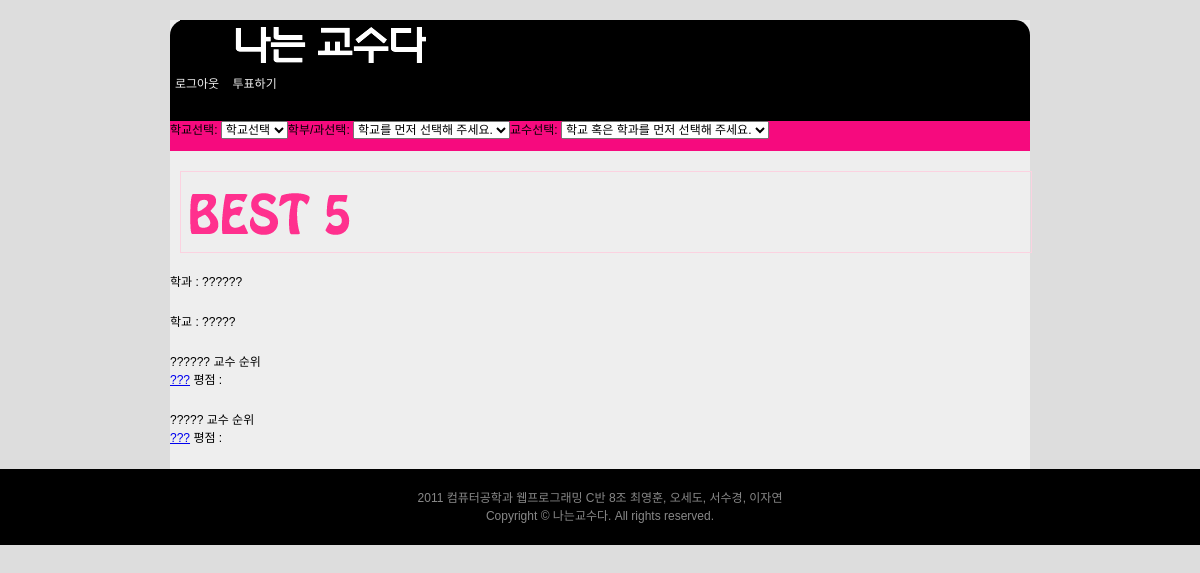
Screenshot of /mypage.php (signed in) with the database file from the repository.
### tables this page shows
CREATE TABLE majors(
  id INT UNSIGNED PRIMARY KEY AUTO_INCREMENT,
  name VARCHAR(30) NOT NULL,
  `created_at` TIMESTAMP DEFAULT CURRENT_TIMESTAMP,
  university_id INT UNSIGNED  
);

CREATE TABLE universities(
  id INT UNSIGNED PRIMARY KEY AUTO_INCREMENT,
  name VARCHAR(30) NOT NULL,
  `created_at` TIMESTAMP DEFAULT CURRENT_TIMESTAMP
);

CREATE TABLE professor_infos(
  id INT UNSIGNED PRIMARY KEY AUTO_INCREMENT,
  `created_at` TIMESTAMP DEFAULT CURRENT_TIMESTAMP,
  professor_id INT UNSIGNED,
  user_id INT UNSIGNED,
  major_id INT UNSIGNED,
  name VARCHAR(30) NOT NULL,
  photo VARCHAR(100),
  content TEXT
);

### model.php (called while the page is built, shortened)
<?php
class Model{
  var $data;
  function fetch($table, $columns, $options = ""){
    if(count($columns) == 1){
      $column_string = $columns[0];
    }
    if(count($columns) > 1){
      $column_string = implode(",",$columns);
    }
    $query = "SELECT {$column_string} FROM {$table} {$options};";
    $result = mysql_query($query);
    if($result){
      $count = 0;
      while($row = mysql_fetch_array($result)){
        foreach($columns as $column){
          $this->data[$count][$column] = $row[$column];
        }
        $count++;
      }
    }
    else{
      echo "no result";
    }
  }
  function to_array(){
    return $this->data;
  }
}
?>

### professors.php (called while the page is built, shortened)
<?php
require_once "model.php";
class Professors{
  var $professors;
  function find_professor_by_major_id($id){
    $professors_model = new Model;
    $professors_model->fetch("professors", array("id"), "WHERE major_id='{$id}'");
    $this->professors = $professors_model->to_array();
    $infos_model = new Model;
    for($i=0; $i<count($this->professors); $i++){
      $infos_model->fetch("professor_infos", array("id", "name", "photo", "content"), "WHERE professor_id='{$this->professors[$i]["id"]}' ORDER BY created_at DESC LIMIT 1");
      $infos = $infos_model->to_array();
      $this->professors[$i]["name"] = $infos[0]["name"];
      $this->professors[$i]["photo"] = $infos[0]["photo"];
      $this->professors[$i]["content"] = $infos[0]["content"];
    }
  }
  function find_professor_by_university_id($id){
    $professors_model = new Model;
    $professors_model->fetch("professors", array("id"), "WHERE university_id='{$id}'");
    $this->professors = $professors_model->to_array();
    $infos_model = new Model;
    for($i=0; $i<count($this->professors); $i++){
      $infos_model->fetch("professor_infos", array("id", "name", "photo", "content"), "WHERE professor_id='{$this->professors[$i]["id"]}' ORDER BY created_at DESC LIMIT 1");
      $infos = $infos_model->to_array();
      $this->professors[$i]["name"] = $infos[0]["name"];
      $this->professors[$i]["photo"] = $infos[0]["photo"];
      $this->professors[$i]["content"] = $infos[0]["content"];
    }
  }
  function to_array(){
    return $this->professors;
  }
  function fetch_vote_list(){
    $votes_model = new Model;
    foreach($this->professors as $key => $professsor){
      $votes_model->fetch("votes", array("id", "created_at", "user_id",
                          "prepare", "understanding", "interest", "benefit", "hot", "comment_text"),
                          "WHERE professor_id={$professsor["id"]} ORDER BY created_at DESC");
      $this->professors[$key]["vote"] = $votes_model->to_array();
      $votes =  $votes_model->to_array();
      $total = 0;
      $prepare_total = 0;
      $understanding_total = 0;
      $interest_total = 0;
      $benefit_total = 0;
      $hot_total = 0;
      foreach($votes as $vote){
        $total += $vote["prepare"];
        $prepare_total += $vote["prepare"];
        $total += $vote["understanding"];
        $understanding_total += $vote["understanding"];
        $total += $vote["interest"];
        $interest_total +=  $vote["interest"];
        $total += $vote["benefit"];
        $benefit_total += $vote["benefit"];
        $total += $vote["hot"];
        $hot_total += $vote["hot"];
      }
      $num_to_devide = count($votes) * 5;
      $this->professors[$key]["vote_average"] = array();
      $this->professors[$key]["vote_average"]["total_average"] = $total/$num_to_devide;
      $this->professors[$key]["vote_average"]["prepare_average"] = $prepare_total/ count($votes);
      $this->professors[$key]["vote_average"]["understanding_average"] = $understanding_total/ count($votes);
      $this->professors[$key]["vote_average"]["interest_average"] = $interest_total/ count($votes);
      $this->professors[$key]["vote_average"]["benefit_average"] = $benefit_total/ count($votes);
      $this->professors[$key]["vote_average"]["hot_average"] = $hot_total/ count($votes);
    }
    usort($this->professors, "compare_by_average");
  }
}
?>

### mypage.php (the view, shortened to what this page needs)
<?php
require_once "upper.php";
require_once "model.php";
require_once "professors.php";
if ($current_user){
  $users = new Model;
  $universities = new Model;
  $majors = new Model;
  $professors = new Professors;
  $users->fetch("users", array("name", "major_id"), "WHERE id='{$current_user}'");
  $users = $users->to_array();
  $majors->fetch("majors", array("id", "name", "university_id"), "WHERE id='{$users[0]["major_id"]}'");
  $majors = $majors->to_array();
  $universities->fetch("universities", array("id","name"), "WHERE id='{$majors[0]["university_id"]}'");
  $universities = $universities->to_array();
  $professors->find_professor_by_major_id($majors[0]["id"]);
  $professors->fetch_vote_list();
  $major_professors = $professors->to_array();
  $professors->find_professor_by_university_id($universities[0]["id"]);
  $professors->fetch_vote_list();
  $university_professors = $professors->to_array();
}
else{
  echo "이 페이지는 로그인을 하셔야만 접근할 수 있습니다.";
}
?>
<ul>
<li>학과 : <?php echo $majors[0]["name"] ?></li>
<li>학교 : <?php echo $universities[0]["name"] ?></li>
<div class="major_professors">
<div class="list_title">
  <?php echo $majors[0]["name"]?> 교수 순위
</div>
<ul>
<?php
  foreach($major_professors as $professor){
    echo <<<EOT
      <li><a href='professor.php?id={$professor["id"]}'>{$professor["name"]}</a> 평점 : {$professor["vote"]["total_average"]}</li>
EOT;
  }
?>
</div>
<div class="university_professors">
<div class="list_title">
  <?php echo $universities[0]["name"]?> 교수 순위
</div>
<ol>
<?php
  foreach($university_professors as $professor){
    echo <<<EOT
      <li>
        <a href='professor.php?id={$professor["id"]}'>{$professor["name"]}</a> 평점 : {$professor["vote"]["total_average"]}
      </li>
EOT;
  }
?>
</ol>
</div>
<?php
require_once "beneath.php";
?>

### style.css (style rules this page uses)
html { color:#000; background:#ddd; padding:20px 0; font: 12px/18px "���� ����", "Malgun Gothic", "����", "Gulim", Verdana, Arial, Tahoma; }
body,div,dl,dt,dd,ul,ol,li,h1,h2,h3,h4,h5,h6,pre,code,form,fieldset,legend,input,button,textarea,p,blockquote,th,td { margin:0;padding:0; }
li { list-style:none; }
li { height : 40px; }

### rows the page displays
majors: name "??????"
universities: name "?????"
professor_infos: name "???"
